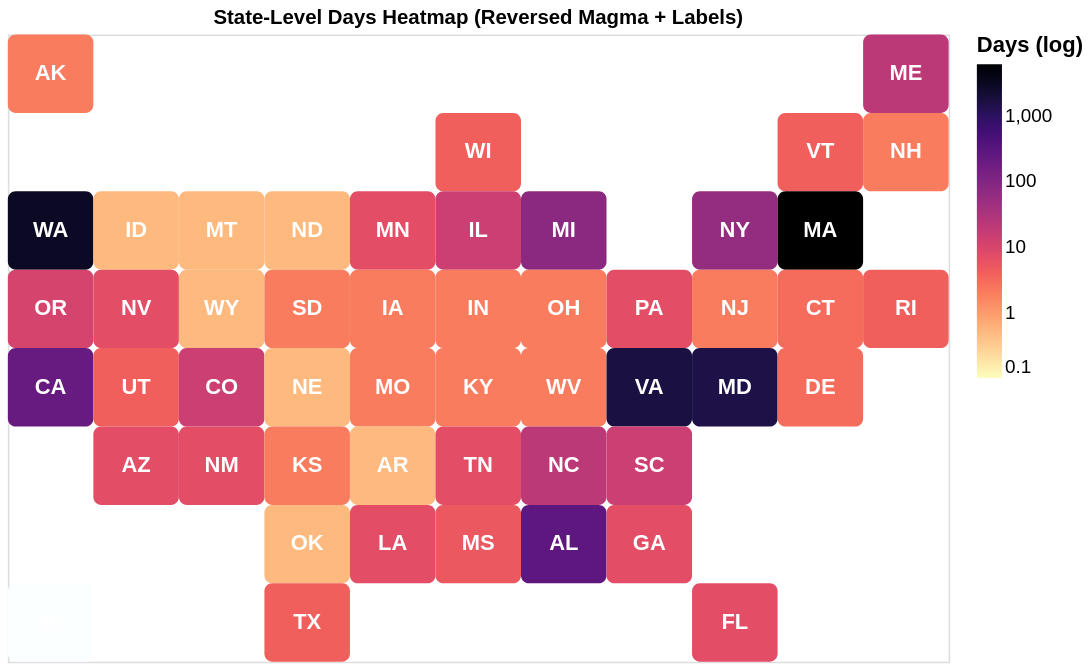

Notebook cell for this chart:
### Code cell
# Combine layers
chart = (heatmap + labels).properties(
    width=600,
    height=400,
    title='State-Level Days Heatmap (Reversed Magma + Labels)'
)

chart.display()

### Figure 1 — Vega-Lite specification as saved in the notebook (floating-point values rounded to 4 significant figures)
{"config": {"view": {"continuousWidth": 300, "continuousHeight": 300}}, "layer": [{"mark": {"type": "rect", "cornerRadius": 5, "stroke": null}, "encoding": {"color": {"field": "days", "legend": {"gradientLength": 200, "labelFontSize": 12, "title": "Days (log)", "titleFontSize": 14}, "scale": {"domain": [0.1, 6000], "reverse": true, "scheme": "magma", "type": "log"}, "type": "quantitative"}, "tooltip": [{"field": "code", "type": "nominal"}, {"field": "days", "type": "quantitative"}], "x": {"axis": null, "field": "col", "type": "ordinal"}, "y": {"axis": null, "field": "row", "type": "ordinal"}}, "title": "State-Level Days Heatmap (Log Scale)"}, {"mark": {"type": "text", "align": "center", "baseline": "middle", "fill": "white", "fontSize": 14, "fontWeight": "bold"}, "encoding": {"color": {"field": "days", "legend": {"gradientLength": 200, "labelFontSize": 12, "title": "Days (log)", "titleFontSize": 14}, "scale": {"domain": [0.1, 6000], "reverse": true, "scheme": "magma", "type": "log"}, "type": "quantitative"}, "text": {"field": "code", "type": "ordinal"}, "tooltip": [{"field": "code", "type": "nominal"}, {"field": "days", "type": "quantitative"}], "x": {"axis": null, "field": "col", "type": "ordinal"}, "y": {"axis": null, "field": "row", "type": "ordinal"}}, "title": "State-Level Days Heatmap (Log Scale)"}], "data": {"name": "data-b9a5b9e547c3d61a16795750ec160bde"}, "height": 400, "title": "State-Level Days Heatmap (Reversed Magma + Labels)", "width": 600, "$schema": "https://vega.github.io/schema/vega-lite/v5.20.1.json", "datasets": {"data-b9a5b9e547c3d61a16795750ec160bde": [{"id": 1, "publication": "New York Times 2", "state": "Alaska", "code": "AK", "col": 3, "row": 1, "State": "Alaska", "Abbreviation": "AK", "duration": "days", "estimate": null, "day_multiplier": 2.0, "days": 2.0}, {"id": 2, "publication": "New York Times 2", "state": "Washington", "code": "WA", "col": 3, "row": 3, "State": "Washington", "Abbreviation": "WA", "duration": "years", "estimate": 8.0, "day_multiplier": 365.0, "days": 2920.0}, {"id": 3, "publication": "New York Times 2", "state": "Oregon", "code": "OR", "col": 3, "row": 4, "State": "Oregon", "Abbreviation": "OR", "duration": "weeks", "estimate": 1.5, "day_multiplier": 7.0, "days": 10.5}, {"id": 4, "publication": "New York Times 2", "state": "California", "code": "CA", "col": 3, "row": 5, "State": "California", "Abbreviation": "CA", "duration": "months", "estimate": 7.0, "day_multiplier": 30.0, "days": 210.0}, {"id": 5, "publication": "New York Times 2", "state": "Hawaii", "code": "HI", "col": 3, "row": 8, "State": "Hawaii", "Abbreviation": "HI", "duration": "---", "estimate": null, "day_multiplier": 0.0, "days": 0.0}, {"id": 6, "publication": "New York Times 2", "state": "Idaho", "code": "ID", "col": 4, "row": 3, "State": "Idaho", "Abbreviation": "ID", "duration": "hours", "estimate": null, "day_multiplier": 0.5, "days": 0.5}, {"id": 7, "publication": "New York Times 2", "state": "Nevada", "code": "NV", "col": 4, "row": 4, "State": "Nevada", "Abbreviation": "NV", "duration": "weeks", "estimate": null, "day_multiplier": 7.0, "days": 7.0}, {"id": 8, "publication": "New York Times 2", "state": "Utah", "code": "UT", "col": 4, "row": 5, "State": "Utah", "Abbreviation": "UT", "duration": "days", "estimate": null, "day_multiplier": 4.0, "days": 4.0}, {"id": 9, "publication": "New York Times 2", "state": "Arizona", "code": "AZ", "col": 4, "row": 6, "State": "Arizona", "Abbreviation": "AZ", "duration": "weeks", "estimate": 1.0, "day_multiplier": 7.0, "days": 7.0}, {"id": 10, "publication": "New York Times 2", "state": "Montana", "code": "MT", "col": 5, "row": 3, "State": "Montana", "Abbreviation": "MT", "duration": "hours", "estimate": null, "day_multiplier": 0.5, "days": 0.5}, {"id": 11, "publication": "New York Times 2", "state": "Wyoming", "code": "WY", "col": 5, "row": 4, "State": "Wyoming", "Abbreviation": "WY", "duration": "hours", "estimate": null, "day_multiplier": 0.5, "days": 0.5}, {"id": 12, "publication": "New York Times 2", "state": "Colorado", "code": "CO", "col": 5, "row": 5, "State": "Colorado", "Abbreviation": "CO", "duration": "weeks", "estimate": 2.0, "day_multiplier": 7.0, "days": 14.0}, {"id": 13, "publication": "New York Times 2", "state": "New Mexico", "code": "NM", "col": 5, "row": 6, "State": "New Mexico", "Abbreviation": "NM", "duration": "weeks", "estimate": null, "day_multiplier": 7.0, "days": 7.0}, {"id": 14, "publication": "New York Times 2", "state": "North Dakota", "code": "ND", "col": 6, "row": 3, "State": "North Dakota", "Abbreviation": "ND", "duration": "hours", "estimate": null, "day_multiplier": 0.5, "days": 0.5}, {"id": 15, "publication": "New York Times 2", "state": "South Dakota", "code": "SD", "col": 6, "row": 4, "State": "South Dakota", "Abbreviation": "SD", "duration": "days", "estimate": null, "day_multiplier": 2.0, "days": 2.0}, {"id": 16, "publication": "New York Times 2", "state": "Nebraska", "code": "NE", "col": 6, "row": 5, "State": "Nebraska", "Abbreviation": "NE", "duration": "hours", "estimate": null, "day_multiplier": 0.5, "days": 0.5}, {"id": 17, "publication": "New York Times 2", "state": "Kansas", "code": "KS", "col": 6, "row": 6, "State": "Kansas", "Abbreviation": "KS", "duration": "days", "estimate": null, "day_multiplier": 2.0, "days": 2.0}, {"id": 18, "publication": "New York Times 2", "state": "Oklahoma", "code": "OK", "col": 6, "row": 7, "State": "Oklahoma", "Abbreviation": "OK", "duration": "hours", "estimate": null, "day_multiplier": 0.5, "days": 0.5}, {"id": 19, "publication": "New York Times 2", "state": "Texas", "code": "TX", "col": 6, "row": 8, "State": "Texas", "Abbreviation": "TX", "duration": "days", "estimate": null, "day_multiplier": 4.0, "days": 4.0}, {"id": 20, "publication": "New York Times 2", "state": "Minnesota", "code": "MN", "col": 7, "row": 3, "State": "Minnesota", "Abbreviation": "MN", "duration": "weeks", "estimate": null, "day_multiplier": 7.0, "days": 7.0}, {"id": 21, "publication": "New York Times 2", "state": "Iowa", "code": "IA", "col": 7, "row": 4, "State": "Iowa", "Abbreviation": "IA", "duration": "days", "estimate": null, "day_multiplier": 2.0, "days": 2.0}, {"id": 22, "publication": "New York Times 2", "state": "Missouri", "code": "MO", "col": 7, "row": 5, "State": "Missouri", "Abbreviation": "MO", "duration": "days", "estimate": null, "day_multiplier": 2.0, "days": 2.0}, {"id": 23, "publication": "New York Times 2", "state": "Arkansas", "code": "AR", "col": 7, "row": 6, "State": "Arkansas", "Abbreviation": "AR", "duration": "hours", "estimate": null, "day_multiplier": 0.5, "days": 0.5}, {"id": 24, "publication": "New York Times 2", "state": "Louisiana", "code": "LA", "col": 7, "row": 7, "State": "Louisiana", "Abbreviation": "LA", "duration": "weeks", "estimate": null, "day_multiplier": 7.0, "days": 7.0}, {"id": 25, "publication": "New York Times 2", "state": "Wisconsin", "code": "WI", "col": 8, "row": 2, "State": "Wisconsin", "Abbreviation": "WI", "duration": "days", "estimate": null, "day_multiplier": 4.0, "days": 4.0}, {"id": 26, "publication": "New York Times 2", "state": "Illinois", "code": "IL", "col": 8, "row": 3, "State": "Illinois", "Abbreviation": "IL", "duration": "weeks", "estimate": 2.0, "day_multiplier": 7.0, "days": 14.0}, {"id": 27, "publication": "New York Times 2", "state": "Indiana", "code": "IN", "col": 8, "row": 4, "State": "Indiana", "Abbreviation": "IN", "duration": "days", "estimate": null, "day_multiplier": 2.0, "days": 2.0}, {"id": 28, "publication": "New York Times 2", "state": "Kentucky", "code": "KY", "col": 8, "row": 5, "State": "Kentucky", "Abbreviation": "KY", "duration": "days", "estimate": null, "day_multiplier": 2.0, "days": 2.0}, {"id": 29, "publication": "New York Times 2", "state": "Tennessee", "code": "TN", "col": 8, "row": 6, "State": "Tennessee", "Abbreviation": "TN", "duration": "weeks", "estimate": 1.0, "day_multiplier": 7.0, "days": 7.0}, {"id": 30, "publication": "New York Times 2", "state": "Mississippi", "code": "MS", "col": 8, "row": 7, "State": "Mississippi", "Abbreviation": "MS", "duration": "days", "estimate": null, "day_multiplier": 5.0, "days": 5.0}, {"id": 31, "publication": "New York Times 2", "state": "Michigan", "code": "MI", "col": 9, "row": 3, "State": "Michigan", "Abbreviation": "MI", "duration": "months", "estimate": 2.5, "day_multiplier": 30.0, "days": 75.0}, {"id": 32, "publication": "New York Times 2", "state": "Ohio", "code": "OH", "col": 9, "row": 4, "State": "Ohio", "Abbreviation": "OH", "duration": "days", "estimate": null, "day_multiplier": 2.0, "days": 2.0}, {"id": 33, "publication": "New York Times 2", "state": "West Virginia", "code": "WV", "col": 9, "row": 5, "State": "West Virginia", "Abbreviation": "WV", "duration": "days", "estimate": null, "day_multiplier": 2.0, "days": 2.0}, {"id": 34, "publication": "New York Times 2", "state": "North Carolina", "code": "NC", "col": 9, "row": 6, "State": "North Carolina", "Abbreviation": "NC", "duration": "weeks", "estimate": 3.0, "day_multiplier": 7.0, "days": 21.0}, {"id": 35, "publication": "New York Times 2", "state": "Alabama", "code": "AL", "col": 9, "row": 7, "State": "Alabama", "Abbreviation": "AL", "duration": "months", "estimate": 9.0, "day_multiplier": 30.0, "days": 270.0}, {"id": 36, "publication": "New York Times 2", "state": "Pennsylvania", "code": "PA", "col": 10, "row": 4, "State": "Pennsylvania", "Abbreviation": "PA", "duration": "weeks", "estimate": null, "day_multiplier": 7.0, "days": 7.0}, {"id": 37, "publication": "New York Times 2", "state": "Virginia", "code": "VA", "col": 10, "row": 5, "State": "Virginia", "Abbreviation": "VA", "duration": "years", "estimate": 4.5, "day_multiplier": 365.0, "days": 1642.0}, {"id": 38, "publication": "New York Times 2", "state": "South Carolina", "code": "SC", "col": 10, "row": 6, "State": "South Carolina", "Abbreviation": "SC", "duration": "weeks", "estimate": 2.0, "day_multiplier": 7.0, "days": 14.0}, {"id": 39, "publication": "New York Times 2", "state": "Georgia", "code": "GA", "col": 10, "row": 7, "State": "Georgia", "Abbreviation": "GA", "duration": "weeks", "estimate": null, "day_multiplier": 7.0, "days": 7.0}, {"id": 40, "publication": "New York Times 2", "state": "New York", "code": "NY", "col": 11, "row": 3, "State": "New York", "Abbreviation": "NY", "duration": "months", "estimate": 2.0, "day_multiplier": 30.0, "days": 60.0}, {"id": 41, "publication": "New York Times 2", "state": "New Jersey", "code": "NJ", "col": 11, "row": 4, "State": "New Jersey", "Abbreviation": "NJ", "duration": "days", "estimate": null, "day_multiplier": 2.0, "days": 2.0}, {"id": 42, "publication": "New York Times 2", "state": "Maryland", "code": "MD", "col": 11, "row": 5, "State": "Maryland", "Abbreviation": "MD", "duration": "years", "estimate": 4.0, "day_multiplier": 365.0, "days": 1460.0}, {"id": 43, "publication": "New York Times 2", "state": "Florida", "code": "FL", "col": 11, "row": 8, "State": "Florida", "Abbreviation": "FL", "duration": "weeks", "estimate": null, "day_multiplier": 7.0, "days": 7.0}, {"id": 44, "publication": "New York Times 2", "state": "Vermont", "code": "VT", "col": 12, "row": 2, "State": "Vermont", "Abbreviation": "VT", "duration": "days", "estimate": null, "day_multiplier": 4.0, "days": 4.0}, {"id": 45, "publication": "New York Times 2", "state": "Massachusetts", "code": "MA", "col": 12, "row": 3, "State": "Massachusetts", "Abbreviation": "MA", "duration": "years", "estimate": 20.0, "day_multiplier": 365.0, "days": 7300.0}, {"id": 46, "publication": "New York Times 2", "state": "Connecticut", "code": "CT", "col": 12, "row": 4, "State": "Connecticut", "Abbreviation": "CT", "duration": "days", "estimate": null, "day_multiplier": 3.0, "days": 3.0}, {"id": 47, "publication": "New York Times 2", "state": "Delaware", "code": "DE", "col": 12, "row": 5, "State": "Delaware", "Abbreviation": "DE", "duration": "hours", "estimate": null, "day_multiplier": 3.0, "days": 3.0}, {"id": 48, "publication": "New York Times 2", "state": "Maine", "code": "ME", "col": 13, "row": 1, "State": "Maine", "Abbreviation": "ME", "duration": "weeks", "estimate": 3.0, "day_multiplier": 7.0, "days": 21.0}, {"id": 49, "publication": "New York Times 2", "state": "New Hampshire", "code": "NH", "col": 13, "row": 2, "State": "New Hampshire", "Abbreviation": "NH", "duration": "days", "estimate": null, "day_multiplier": 2.0, "days": 2.0}, {"id": 50, "publication": "New York Times 2", "state": "Rhode Island", "code": "RI", "col": 13, "row": 4, "State": "Rhode Island", "Abbreviation": "RI", "duration": "days", "estimate": null, "day_multiplier": 4.0, "days": 4.0}]}}
